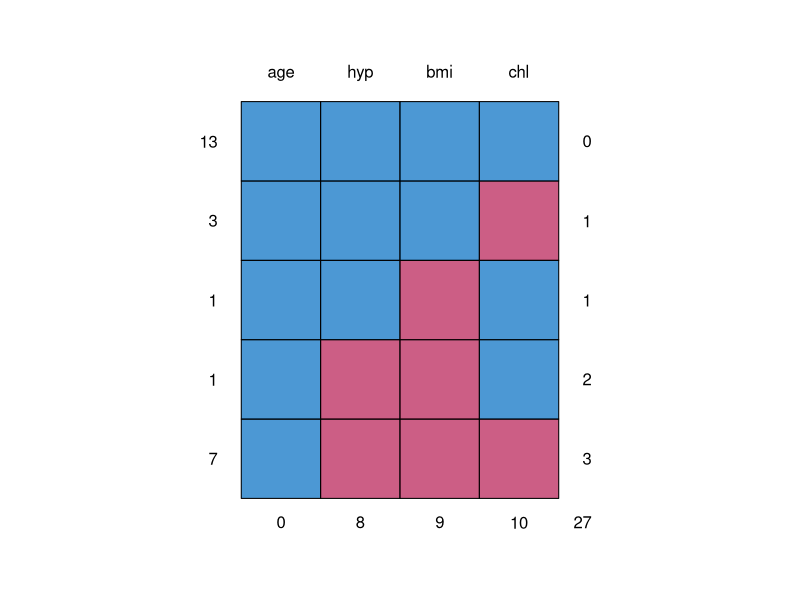
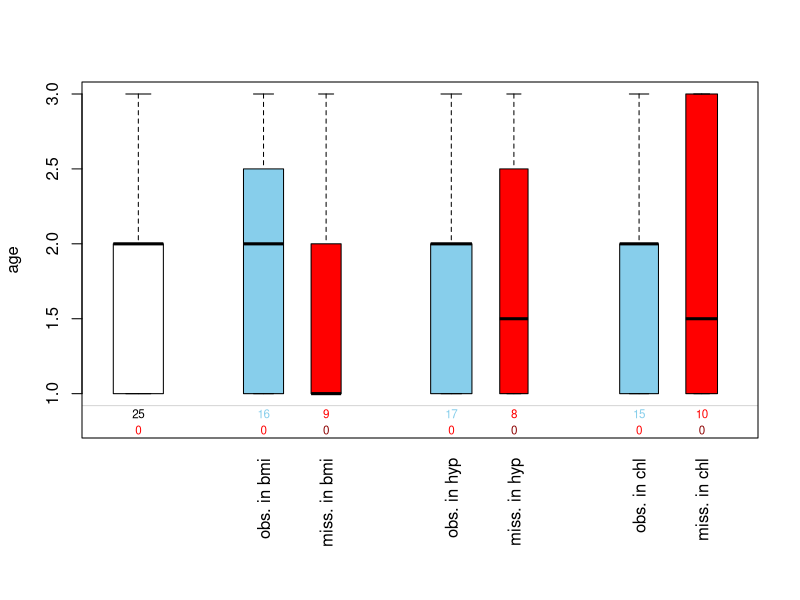
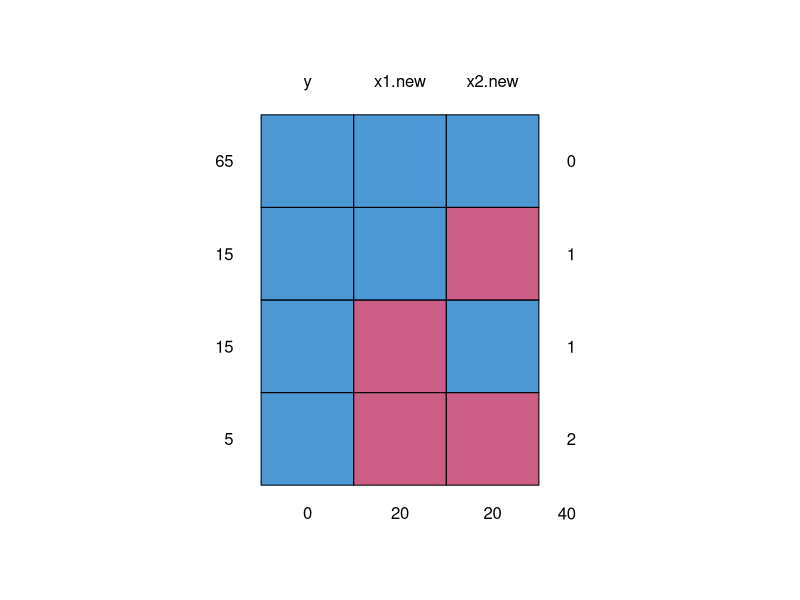
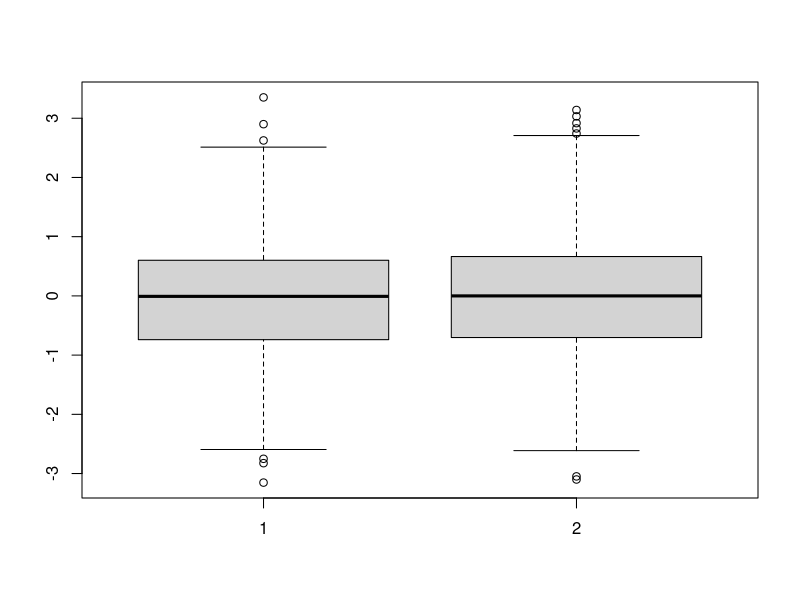
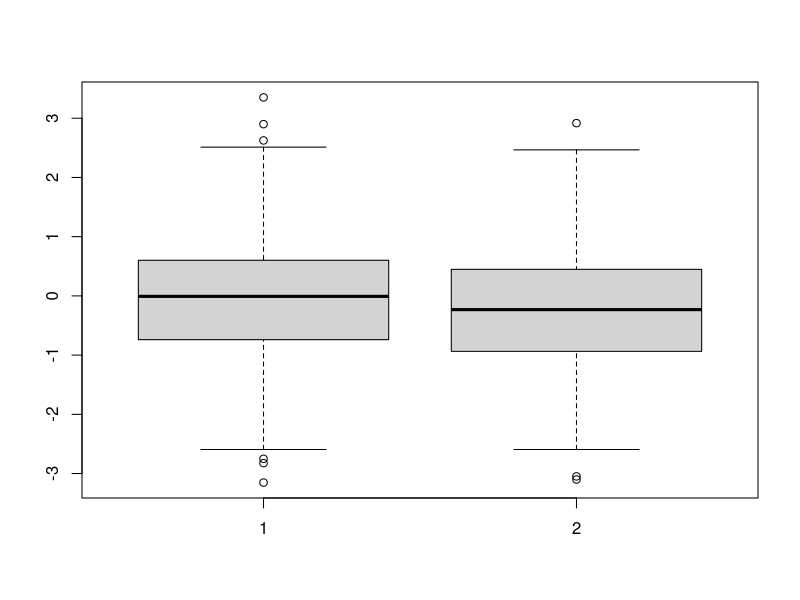

Write the R code that produced these figures, in order.
#goal: test mice
library(mice)
library(VIM)
head(nhanes)
md.pattern(nhanes)

p <- md.pairs(nhanes)
p
pbox(nhanes,pos=1,int=F,cex=0.7)

imp <- mice(nhanes)
imp$imp$chl
head(complete(imp))
head(complete(imp,2))
summary(lm(chl~age+hyp,data=nhanes))
confint(lm(chl~age+hyp,data=nhanes))
fit <- with(imp,lm(chl~age+hyp))
summary(pool(fit))





n <- 100
x1 <- rnorm(n)
x2 <- 0.5*x1+rnorm(n)
cor(x1,x2)
y <- 1*x1+0.5*x2+rnorm(n)
summary(lm(y~x1+x2))


idx1 <- sample(c(1:n),0.2*n)
idx2 <- sample(c(1:n),0.2*n)
x1.new <- x1
x1.new[idx1] <- NA
x2.new <- x2
x2.new[idx2] <- NA
data.new <- data.frame(y,x1.new,x2.new)

model2 <- lm(y~x1.new+x2.new)
summary(model2)
md.pattern(data.new)
md.pairs(data.new)

imp <- mice(data.new,m=10)
head(complete(imp))
fit <- with(imp,lm(y~x1.new+x2.new))
summary(pool(fit))


library(mice)
imp <- mice(airquality,method="mean",m=1,maxit=1)
fit <- lm(Ozone~Solar.R,data=airquality)
pred <- predict(fit,newdata=ic(airquality))


imp <- mice(airquality,seed=1,print=FALSE)
fit <- with(imp,lm(Ozone~Wind+Temp+Solar.R))
tab <- summary(pool(fit))
tab




logit_trans <- function(x){exp(x)/(1+exp(x))}




library(MASS)
n <- 1000
y <- mvrnorm(n,mu=c(0,0),Sigma= matrix(c(1,0.5,0.5,1),2,2))
y1 <- y[,1]
y2 <- y[,2]
alpha1 <- 0
alpha2 <- 1
alpha3 <- 0
p <- alpha1+logit_trans(y1)*alpha2+logit_trans(y2)*alpha3
r <- 1- rbinom(n,1,p)
idx <- which(r==1)
y1_new <- y1
y2_new <- y2[idx]
boxplot(y1,y2)
boxplot(y1_new,y2_new)
